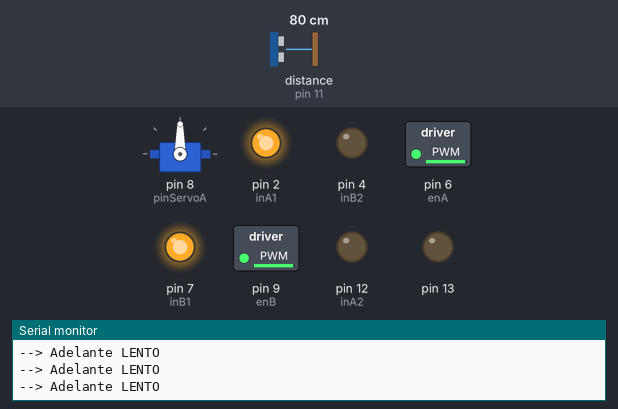
A sketch run on a simulated Arduino Uno, built with avr-gcc and run on an emulated ATmega328P. Parts: servo, switched loads named in the sketch (green lamp = pin HIGH), output pins drawn as LEDs (lit = HIGH), the last lines printed to the serial monitor. Wiring (inferred from the names in the program): ultrasonic range finder: trigger pin 10; echo pin 11. The inputs (shaded band) are chosen by the test bench; at power-on: distance to the obstacle (sensor on pin 11) 80 cm. The echo pulse lasts 58.3 µs per cm; pins used as bus, display or sensor lines are not drawn.

Above: at 3.7 s.
3.8 s: distance to the obstacle (sensor on pin 11) set to 23 cm
At 4.8 s:
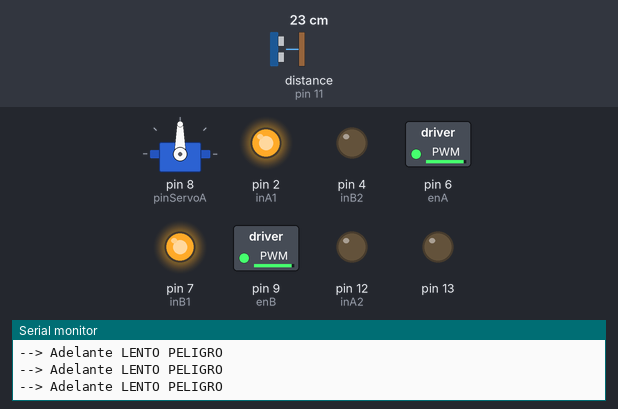
5.7 s: distance to the obstacle (sensor on pin 11) set to 18 cm
At 8.6 s:
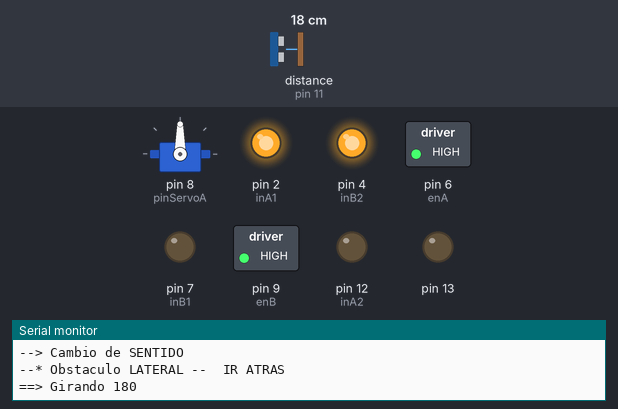
8.7 s: distance to the obstacle (sensor on pin 11) set to 120 cm
At 10.6 s:
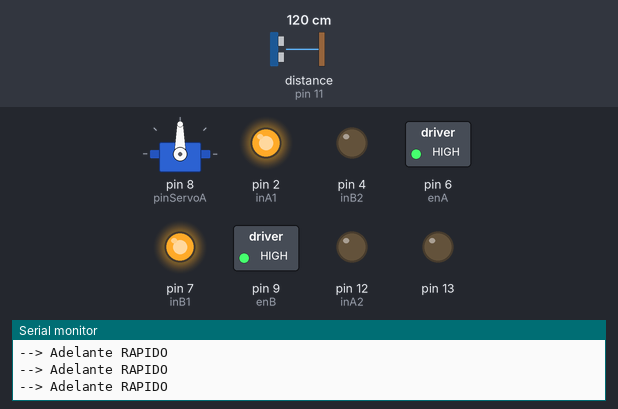
11.7 s: distance to the obstacle (sensor on pin 11) set to 2 cm
At 12.7 s:
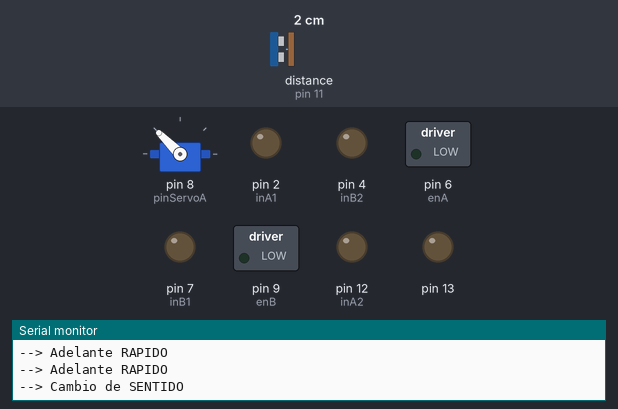
14.7 s: distance to the obstacle (sensor on pin 11) set to 60 cm
At 17.7 s:
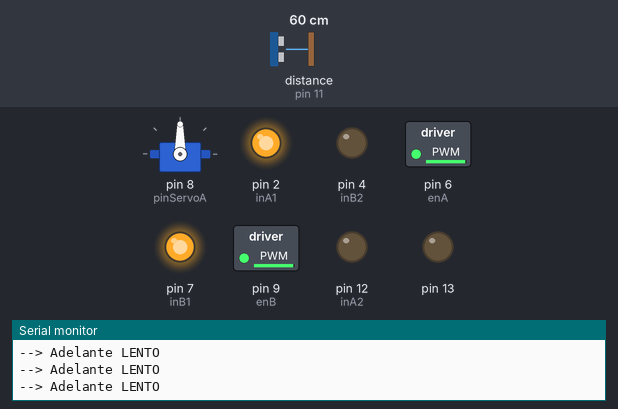
Timing chart, 0 to 18.7 s (numbered marks = the images above; inputs shaded):
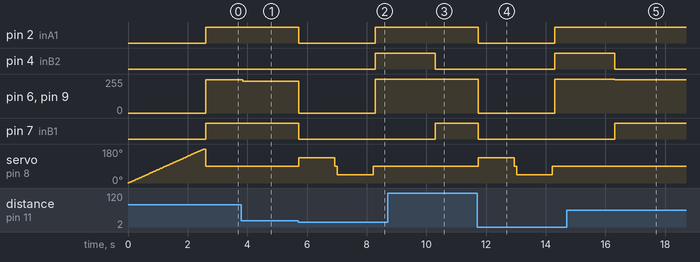

The sketch:

main_robot.ino
```cpp
#include <Servo.h>

  //---* Motor A *---
#define enA 6
#define inA1 2
#define inA2 12

  //---* Motor B *---
#define enB 9
#define inB1 7
#define inB2 4

  //---* Servo-motor A *---
Servo servoA; //Crear el objeto del servo A
#define pinServoA 8

//---* Sensor Ultrasonico *---
#define trig 10
#define echo 11

//---* Variables generales *---

//Limites de deteccion en CENTIMETROS
#define limiteDeteccionLargo 90.0
#define limiteDeteccionCorto 50.0
#define limiteDeteccionPeligro 20.0
//Velocidades del vehiculo
#define velocidadRapida 255
#define velocidadLenta 250
#define velocidadPeligro 240
#define velocidadDeGiroParcial 255
#define velocidadDeGiroTotal 255
//Delay de tiempo para distintos cambios de radio
#define delayGiro 1000
#define delayGiroTotal 2000
//Delay de deteccion lateral
#define delayDeteccionLateral 1200
//Valores de angulo de servoA
#define gradosIzquierda 135
#define gradosDerecha 45
#define gradosRecto 90
//Variables adicionales del programa main
char giroAnteriorLibre = 'i';


void setup() {

  Serial.begin(9600);

  //*---- Configuracion de puertos para salida ----*

  //Puertos: OUTPUT Motor A
  pinMode(enA, OUTPUT);
  pinMode(inA1, OUTPUT);
  pinMode(inA2, OUTPUT);

  //Puertos: OUTPUT Motor B
  pinMode(enB, OUTPUT);
  pinMode(inB1, OUTPUT);
  pinMode(inB2, OUTPUT);

  //Puertos: OUTPUT SensorUltrasonico
  pinMode(trig, OUTPUT);
  pinMode(echo, INPUT);
  pinMode(13, OUTPUT);

  //Configuracion del servo-motor
  servoA.attach(pinServoA);

  //Inicializar robot, unica vez
  inicializarRobot();

}

void loop() {

  //Modo funcionamiento 1
  modoRobot_1();

}

//Param: --
//Output: --
//Inicializa el robot y sus respectivos motores por unica vez
void inicializarRobot(){

  for(int i=0; i <= 180; i++){
    servoA.write(i);
    delay(14);
  }
  delay(50);
  servoA.write(90);

  Serial.println("Robot start");
}

//Param: --
//Output: --
void modoRobot_1(){

  int situacionObstaculo = obstaculos();
  if( situacionObstaculo == 0 ){
    Serial.println("--> Adelante LENTO");
    irAdelante('l');
  }
  else if( situacionObstaculo == 3 ) {
    Serial.println("--> Cambio de SENTIDO");
    cambiarSentido();
  }
  else if( situacionObstaculo == 2 ){
    Serial.println("--> Adelante RAPIDO");
    irAdelante('r');
  }
  else if( situacionObstaculo == 1 ){
    Serial.println("--> Adelante LENTO PELIGRO");
    irAdelante('p');
  }
}

//Param: --
//Output: --
//
void cambiarSentido(){

  pararMotores();
  char direccion = nuevaOrientacion();
  if( direccion == 'i'){
    Serial.println("==> Girando a la izquierda");
    girarMotorIzquierda();
    if( existeObstaculo() ){
      Serial.println("--> Deteccion a pesar del giro Izquierdo");
      cambiarSentido();
    }
    irAdelante('l');
  }
  else if( direccion == 'd'){
    Serial.println("==> Girando a la derecha");
    girarMotorDerecha();
    if( existeObstaculo() ){
      Serial.println("--> Deteccion a pesar del giro Derecho");
      cambiarSentido();
    }
    irAdelante('l');
  }
  else if( direccion == 'a'){
    Serial.println("==> Girando 180");
    darVuelta();
    irAdelante('l');
  }
}

void darVuelta(){

  analogWrite(enA, velocidadDeGiroTotal);
  digitalWrite(inA1, HIGH);
  digitalWrite(inA2, LOW);

  analogWrite(enB, velocidadDeGiroTotal);
  digitalWrite(inB1, LOW);
  digitalWrite(inB2, HIGH);

  delay(delayGiroTotal);
  pararMotores();
}

void girarMotorIzquierda(){

  analogWrite(enA, velocidadDeGiroParcial);
  digitalWrite(inA1, HIGH);
  digitalWrite(inA2, LOW);

  analogWrite(enB, velocidadDeGiroParcial);
  digitalWrite(inB1, LOW);
  digitalWrite(inB2, HIGH);

  delay(delayGiro);
  pararMotores();
}

void girarMotorDerecha(){

  analogWrite(enA, velocidadDeGiroParcial);
  digitalWrite(inA1, LOW);
  digitalWrite(inA2, HIGH);

  analogWrite(enB, velocidadDeGiroParcial);
  digitalWrite(inB1, HIGH);
  digitalWrite(inB2, LOW);

  delay(delayGiro);
  pararMotores();
}

void pararMotores(){

  analogWrite(enA, 0);
  digitalWrite(inA1, LOW);
  digitalWrite(inA2, LOW);

  analogWrite(enB, 0);
  digitalWrite(inB1, LOW);
  digitalWrite(inB2, LOW);

}

char nuevaOrientacion(){

  boolean obstaculoIzquierdo = existeObstaculoEn('i');
  boolean obstaculoDerecha = existeObstaculoEn('d');
  if(obstaculoIzquierdo && !obstaculoDerecha){
    Serial.println("--* Obstaculo IZQUIERDA");
    return 'i';
  }
  if(!obstaculoIzquierdo && obstaculoDerecha){
    Serial.println("--* Obstaculo DERECHA");
    return 'd';
  }
  if( !obstaculoIzquierdo && !obstaculoDerecha ){
    Serial.println("--* Despejado lateralmente");
    return sentidoRandom();

  }
  else{
    Serial.println("--* Obstaculo LATERAL --  IR ATRAS");
    return 'a';
  }
}

char sentidoRandom(){

  if( giroAnteriorLibre == 'i' ){
    giroAnteriorLibre = 'd';
    return giroAnteriorLibre;
  }
  else{
    giroAnteriorLibre = 'i';
    return giroAnteriorLibre;
  }
}

boolean existeObstaculoEn(char sentido){

  if(sentido == 'i'){
    servoA.write(gradosIzquierda);
    delay(delayDeteccionLateral);
    if(existeObstaculo()){
      servoA.write(gradosRecto);
      delay(80);
      return true;
    }
    else{
      servoA.write(gradosRecto);
      delay(80);
      return false;
    }
  }

  if(sentido == 'd'){
    servoA.write(gradosDerecha);
    delay(delayDeteccionLateral);
    if(existeObstaculo()){
      servoA.write(gradosRecto);
      delay(80);
      return true;
    }
    else{
      servoA.write(gradosRecto);
      delay(80);
      return false;
    }
  }

}

boolean existeObstaculo(){

  if(sensorUlt() <= limiteDeteccionCorto ){
    return true;
  }
  return false;
}

void irAdelante(char velocidad){

  if(velocidad == 'r'){
    girarMotorAdelante(velocidadRapida);
  }
  else if(velocidad == 'l'){
    girarMotorAdelante(velocidadLenta);
  }
  else if( velocidad == 'p'){
    girarMotorAdelante(velocidadPeligro);
  }
}

//Gira los motores para adelante acorde a la velocidad ingresada
void girarMotorAdelante(int velocidad){

  analogWrite(enA, velocidad);
  digitalWrite(inA1, HIGH);
  digitalWrite(inA2, LOW);

  analogWrite(enB, velocidad);
  digitalWrite(inB1, HIGH);
  digitalWrite(inB2, LOW);
}

//return 0 cuando el obstaculo esta entre el limite largo y el limite corto
//return 1 cuando el obstaculo esta por debajo del limite corto
//return 2 cuando el obstaculo esta por ensima del limite largo
int obstaculos(){

  long distancia = sensorUlt();
  if( distancia <= limiteDeteccionLargo
  && distancia >= limiteDeteccionCorto ){
     return 0;
  }
  else if( distancia <= limiteDeteccionCorto
  && distancia >= limiteDeteccionPeligro) {
    return 1;
  }
  else if( distancia <= limiteDeteccionPeligro){
    return 3;
  }
  return 2;
}

//return long distancia en cm del sensor ultrasonico
long sensorUlt(){

  digitalWrite(trig,LOW);
  delayMicroseconds(10);
  digitalWrite(trig,HIGH);
  delayMicroseconds(10);
  digitalWrite(trig,LOW);
  long t = pulseIn(echo, HIGH);
  return (t/2) * 0.0343;
}
```

Measured:
- the behaviour switches between 21 and 20 cm on distance to the obstacle (sensor on pin 11) (found by bisection; images 1 and 2)
- after the input at 3.8 s, pin 6 (enA), pin 9 (enB): 250/255 → 240/255 at once
- after the input at 5.7 s, pin 2 (inA1): HIGH → LOW at once, → HIGH 2.6 s later; pin 4 (inB2): LOW → HIGH after 2.6 s; pin 6 (enA), pin 9 (enB): 240/255 → 0/255 at once, → 255/255 2.6 s later; pin 7 (inB1): HIGH → LOW at once; servo on pin 8 (pinServoA): 90° → 135° at once, → 90° 1.2 s later, → 45° 0.08 s later, → 90° 1.2 s later
- after the input at 8.7 s, pin 2 (inA1): stays HIGH (without the input it goes to LOW after 1.6 s); pin 6 (enA), pin 9 (enB): stays 255/255 (without the input it goes to 0/255 after 1.6 s); pin 7 (inB1): LOW → HIGH after 1.6 s; servo on pin 8 (pinServoA): stays 90° (without the input it goes to 135° after 1.6 s)
- after the input at 11.7 s, pin 2 (inA1): HIGH → LOW at once, → HIGH 2.6 s later; pin 4 (inB2): LOW → HIGH after 2.6 s; pin 6 (enA), pin 9 (enB): 255/255 → 0/255 at once, → 255/255 2.6 s later; pin 7 (inB1): HIGH → LOW at once; servo on pin 8 (pinServoA): 90° → 135° at once, → 90° 1.2 s later, → 45° 0.08 s later, → 90° 1.2 s later
- after the input at 14.7 s, pin 2 (inA1): stays HIGH (without the input it goes to LOW after 1.6 s); pin 6 (enA), pin 9 (enB): 255/255 → 250/255 after 1.6 s; pin 7 (inB1): LOW → HIGH after 1.6 s; servo on pin 8 (pinServoA): stays 90° (without the input it goes to 135° after 1.6 s)
